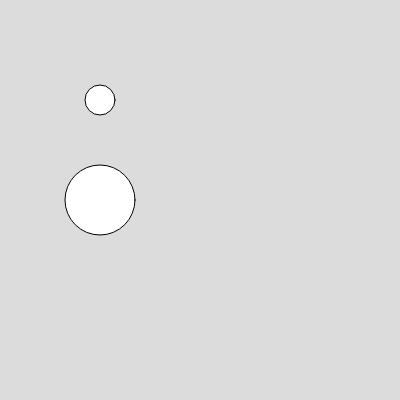
Frame 1 (no input)
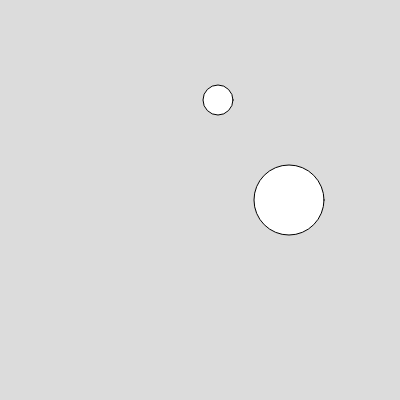
Frame 60 (no input)
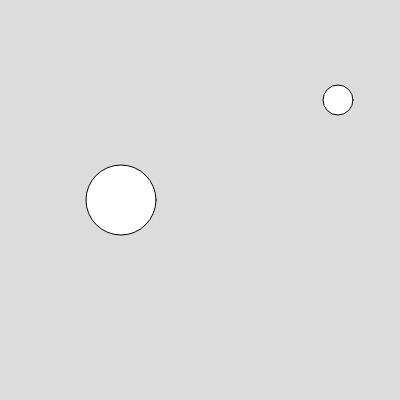
Frame 120 (the mouse pressed at the canvas centre since frame 60)

The p5.js sketch that drew these frames (run headless with seeded random() and noise() and a simulated clock; from frame 60 on, the mouse is pressed at the canvas centre):

// p5.js sketch
// ── sketch.js
// PE – Ojects
// IGME-609
// Shauna Cross  


// First bouncing ball that is higher in the canvas
// and is moving slower than "largeBall"
var smallBall = {
  size: 30,
  x: 100,
  y: 100,
  speed: 2,
  
  bounce: function(){
    // Reverse the speed when the ball reaches the
    // left or right side of the canvas
    if(this.x > width || this.x < 0)
    {
      this.speed = this.speed*-1;
    } 
  },
    
  display: function() {
    // draw the ball
    ellipse(this.x, this.y, this.size);
  },
    
  move: function() {
    // Move the ball (by adding speed to its X position
    this.x = this.x + this.speed;
  },
};



// Second bouncing ball that is lower in the canvas
// and is moving faster than "smallBall"
var largeBall = {
  size: 70,
  x: 100,
  y: 200,
  speed: 7,
  
  bounce: function(){
    // Reverse the speed when the ball reaches the
    // left or right side of the canvas
    if(this.x > width || this.x < 0)
    {
      this.speed = this.speed*-1;
    } 
  },
    
  display: function() {
    // draw the ball
    ellipse(this.x, this.y, this.size);
  },
    
  move: function() {
    // Move the ball (by adding speed to its X position
    this.x = this.x + this.speed;
  },
};



function setup() {
  createCanvas(400, 400);
}

function draw() {
  background(220);
  
  smallBall.display();
  smallBall.bounce();
  smallBall.move();
  largeBall.display();
  largeBall.bounce();
  largeBall.move();
  
}
// ── bubble.js
class Bubble
{
    constructor()
    {
        // Create a new bubble with a default
        // x, y, size, and speed
        this.x = random(height);
        this.y = random(width--);
        this.size = random(5,10);
        this.speed = random(1,3);
    }

    move()
    {
        // Move up based on the speed
        this.y = this.y + this.speed;
        
        // Wrap the bubble back to the top of the canvas
        this.y %= height; // Divides y by the height and then sets y to the remainder
    }
    
    display()
    {
        push();
        // Make bubble blue
        fill(0, 0, 255, 50);
        noStroke();
        ellipse(this.x, this.y, this.size, this.size);
        pop();
    }
}
